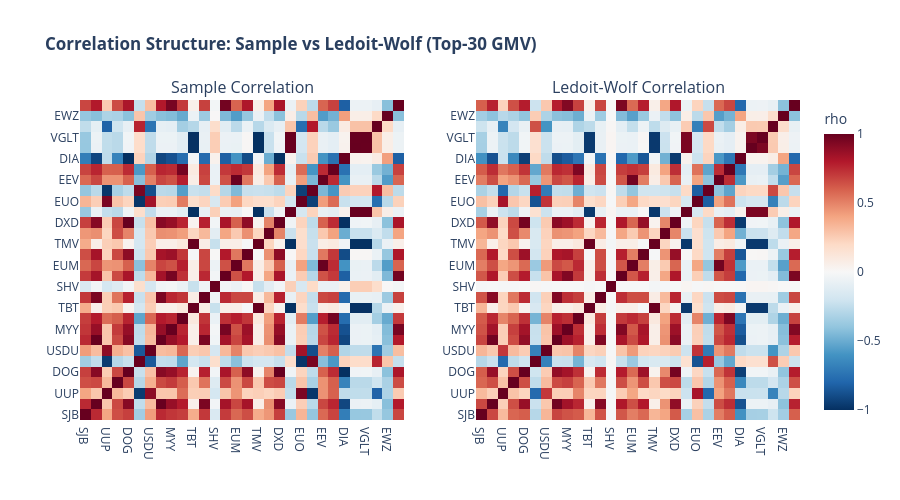

Here is the notebook cell this chart was saved with:
### Code cell
# ── Correlation heatmap (top 30 by GMV weight) ───────────────
top30 = np.argsort(W_GMV)[-30:][::-1]
names30 = [ASSETS[i] for i in top30]

def corr_of(cov):
    d = np.sqrt(np.diag(cov))
    c = cov / np.outer(d, d)
    np.fill_diagonal(c, 1.0)
    return np.round(c, 3)

fig = make_subplots(1, 2,
    subplot_titles=["Sample Correlation", "Ledoit-Wolf Correlation"],
    horizontal_spacing=0.10)
for ci, method in enumerate(["sample","lw"], 1):
    sub  = COV_STORE[method][np.ix_(top30, top30)]
    corr = corr_of(sub)
    fig.add_trace(go.Heatmap(z=corr, x=names30, y=names30,
        colorscale="RdBu_r", zmid=0, zmin=-1, zmax=1,
        showscale=(ci==2), colorbar=dict(title="rho", x=1.02)),
        row=1, col=ci)
fig.update_layout(
    title="<b>Correlation Structure: Sample vs Ledoit-Wolf (Top-30 GMV)</b>",
    template="plotly_white", height=500)
fig.show()

### Figure 1 — Plotly figure (JSON) as saved in the notebook; plotly's stock layout.template omitted (floating-point values rounded to 4 significant figures; data arrays with more than 128 entries replaced by an {"elided": "..."} marker saying what was removed)
{"data": [{"colorbar": {"title": {"text": "rho"}, "x": 1.02}, "colorscale": [[0, "rgb(5,48,97)"], [0.1, "rgb(33,102,172)"], [0.2, "rgb(67,147,195)"], [0.3, "rgb(146,197,222)"], [0.4, "rgb(209,229,240)"], [0.5, "rgb(247,247,247)"], [0.6, "rgb(253,219,199)"], [0.7, "rgb(244,165,130)"], [0.8, "rgb(214,96,77)"], [0.9, "rgb(178,24,43)"], [1, "rgb(103,0,31)"]], "showscale": false, "type": "heatmap", "x": ["SJB", "SH", "UUP", "SRS", "DOG", "FXE", "USDU", "SDS", "MYY", "EFZ", "TBT", "PSQ", "SHV", "RWM", "EUM", "SEF", "TMV", "SDP", "DXD", "TLT", "EUO", "UDN", "EEV", "EPV", "DIA", "SPTL", "VGLT", "FXF", "EWZ", "SBB"], "xaxis": "x", "y": ["SJB", "SH", "UUP", "SRS", "DOG", "FXE", "USDU", "SDS", "MYY", "EFZ", "TBT", "PSQ", "SHV", "RWM", "EUM", "SEF", "TMV", "SDP", "DXD", "TLT", "EUO", "UDN", "EEV", "EPV", "DIA", "SPTL", "VGLT", "FXF", "EWZ", "SBB"], "yaxis": "y", "z": {"elided": "30x30 float values"}, "zmax": 1, "zmid": 0, "zmin": -1}, {"colorbar": {"title": {"text": "rho"}, "x": 1.02}, "colorscale": [[0, "rgb(5,48,97)"], [0.1, "rgb(33,102,172)"], [0.2, "rgb(67,147,195)"], [0.3, "rgb(146,197,222)"], [0.4, "rgb(209,229,240)"], [0.5, "rgb(247,247,247)"], [0.6, "rgb(253,219,199)"], [0.7, "rgb(244,165,130)"], [0.8, "rgb(214,96,77)"], [0.9, "rgb(178,24,43)"], [1, "rgb(103,0,31)"]], "showscale": true, "type": "heatmap", "x": ["SJB", "SH", "UUP", "SRS", "DOG", "FXE", "USDU", "SDS", "MYY", "EFZ", "TBT", "PSQ", "SHV", "RWM", "EUM", "SEF", "TMV", "SDP", "DXD", "TLT", "EUO", "UDN", "EEV", "EPV", "DIA", "SPTL", "VGLT", "FXF", "EWZ", "SBB"], "xaxis": "x2", "y": ["SJB", "SH", "UUP", "SRS", "DOG", "FXE", "USDU", "SDS", "MYY", "EFZ", "TBT", "PSQ", "SHV", "RWM", "EUM", "SEF", "TMV", "SDP", "DXD", "TLT", "EUO", "UDN", "EEV", "EPV", "DIA", "SPTL", "VGLT", "FXF", "EWZ", "SBB"], "yaxis": "y2", "z": {"elided": "30x30 float values"}, "zmax": 1, "zmid": 0, "zmin": -1}], "layout": {"annotations": [{"font": {"size": 16}, "showarrow": false, "text": "Sample Correlation", "x": 0.225, "xanchor": "center", "xref": "paper", "y": 1, "yanchor": "bottom", "yref": "paper"}, {"font": {"size": 16}, "showarrow": false, "text": "Ledoit-Wolf Correlation", "x": 0.775, "xanchor": "center", "xref": "paper", "y": 1, "yanchor": "bottom", "yref": "paper"}], "height": 500, "title": {"text": "<b>Correlation Structure: Sample vs Ledoit-Wolf (Top-30 GMV)</b>"}, "xaxis": {"anchor": "y", "domain": [0, 0.45]}, "xaxis2": {"anchor": "y2", "domain": [0.55, 1]}, "yaxis": {"anchor": "x", "domain": [0, 1]}, "yaxis2": {"anchor": "x2", "domain": [0, 1]}}}
